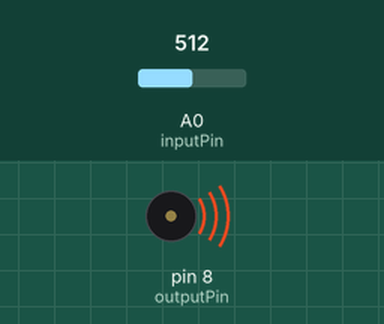
A sketch run on a simulated Arduino Uno, built with avr-gcc and run on an emulated ATmega328P. On the bench: buzzer (waves = sounding). The inputs (shaded band) are chosen by the test bench; at power-on: A0 (inputPin) = 512. What the sketch prints to the serial monitor is not drawn.

Above: at 0.1 s.
Timing chart, 0 to 1.6 s (numbered marks = the images above):
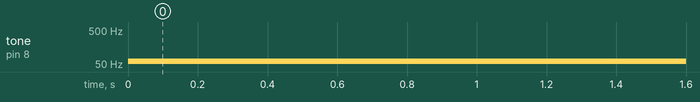

The sketch:

lab_5.ino
```cpp
const int outputPin = 8;
const int inputPin = A0;

void setup() {
  Serial.begin(1000000); // Must match Python baud rate
  pinMode(outputPin, OUTPUT);
}

void loop() {
  tone(outputPin, 60); // 60 Hz square wave

    int val = analogRead(inputPin);
    Serial.print(millis());
    Serial.print(",");
    Serial.println(val);

}
```

Measured:
- by itself, tone on pin 8 (outputPin): silent → 60 Hz at 0.00 s
